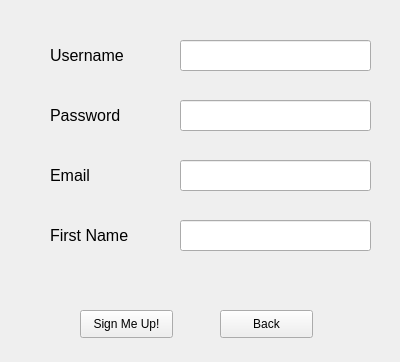
<?xml version="1.0" encoding="UTF-8"?>
<ui version="4.0">
 <class>MainWindow</class>
 <widget class="QMainWindow" name="MainWindow">
  <property name="geometry">
   <rect>
    <x>0</x>
    <y>0</y>
    <width>400</width>
    <height>362</height>
   </rect>
  </property>
  <property name="windowTitle">
   <string>MainWindow</string>
  </property>
  <widget class="QLabel" name="label">
   <property name="geometry">
    <rect>
     <x>50</x>
     <y>40</y>
     <width>91</width>
     <height>31</height>
    </rect>
   </property>
   <property name="font">
    <font>
     <pointsize>12</pointsize>
    </font>
   </property>
   <property name="text">
    <string>Username</string>
   </property>
  </widget>
  <widget class="QLabel" name="label_2">
   <property name="geometry">
    <rect>
     <x>50</x>
     <y>100</y>
     <width>91</width>
     <height>31</height>
    </rect>
   </property>
   <property name="font">
    <font>
     <pointsize>12</pointsize>
    </font>
   </property>
   <property name="text">
    <string>Password</string>
   </property>
  </widget>
  <widget class="QLabel" name="label_3">
   <property name="geometry">
    <rect>
     <x>50</x>
     <y>160</y>
     <width>91</width>
     <height>31</height>
    </rect>
   </property>
   <property name="font">
    <font>
     <pointsize>12</pointsize>
    </font>
   </property>
   <property name="text">
    <string>Email</string>
   </property>
  </widget>
  <widget class="QLabel" name="label_4">
   <property name="geometry">
    <rect>
     <x>50</x>
     <y>220</y>
     <width>101</width>
     <height>31</height>
    </rect>
   </property>
   <property name="font">
    <font>
     <pointsize>12</pointsize>
    </font>
   </property>
   <property name="text">
    <string>First Name</string>
   </property>
  </widget>
  <widget class="QPushButton" name="pushButton">
   <property name="geometry">
    <rect>
     <x>80</x>
     <y>310</y>
     <width>93</width>
     <height>28</height>
    </rect>
   </property>
   <property name="text">
    <string>Sign Me Up!</string>
   </property>
  </widget>
  <widget class="QPushButton" name="pushButton_2">
   <property name="geometry">
    <rect>
     <x>220</x>
     <y>310</y>
     <width>93</width>
     <height>28</height>
    </rect>
   </property>
   <property name="text">
    <string>Back</string>
   </property>
  </widget>
  <widget class="QLineEdit" name="lineEdit">
   <property name="geometry">
    <rect>
     <x>180</x>
     <y>40</y>
     <width>191</width>
     <height>31</height>
    </rect>
   </property>
  </widget>
  <widget class="QLineEdit" name="lineEdit_2">
   <property name="geometry">
    <rect>
     <x>180</x>
     <y>100</y>
     <width>191</width>
     <height>31</height>
    </rect>
   </property>
  </widget>
  <widget class="QLineEdit" name="lineEdit_3">
   <property name="geometry">
    <rect>
     <x>180</x>
     <y>160</y>
     <width>191</width>
     <height>31</height>
    </rect>
   </property>
  </widget>
  <widget class="QLineEdit" name="lineEdit_4">
   <property name="geometry">
    <rect>
     <x>180</x>
     <y>220</y>
     <width>191</width>
     <height>31</height>
    </rect>
   </property>
  </widget>
 </widget>
 <resources/>
 <connections/>
</ui>
